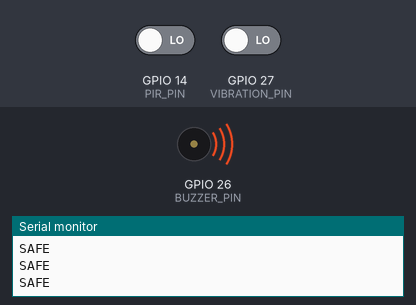
The sketch below on a simulated ESP32. Parts: buzzer (waves = sounding, pin HIGH), the last lines printed to the serial monitor. Inputs (shaded band) come from the test bench; at power-on: GPIO 14 (PIR_PIN) LOW, GPIO 27 (VIBRATION_PIN) LOW.

Above: at 1.4 s.
1.5 s: GPIO 14 (PIR_PIN) driven HIGH
At 2.0 s:
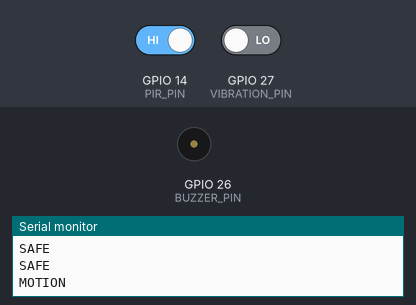
4.5 s: GPIO 27 (VIBRATION_PIN) driven HIGH
7.5 s: GPIO 14 (PIR_PIN) driven LOW
10.5 s: GPIO 27 (VIBRATION_PIN) driven LOW
At 11.2 s:
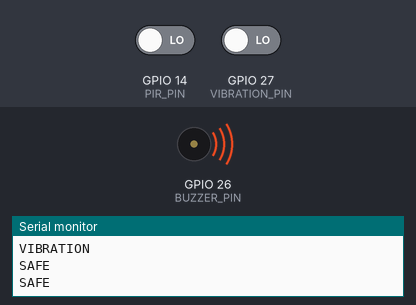
Timing chart, 0 to 13.0 s (numbered marks = the images above; inputs shaded):
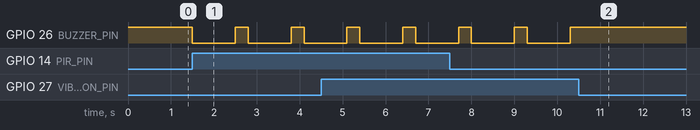

Measured:
- after the input at 1.5 s, GPIO 26 (BUZZER_PIN): alternates HIGH for 0.30 s and LOW for 1.0 s, starting at once
- after the input at 10.5 s, GPIO 26 (BUZZER_PIN): stops changing and stays HIGH

The sketch:

sketch_jul27a.ino
```cpp
// =========================================
// SMART PERSONAL DESK GUARDIAN
// ESP32
// =========================================

const int PIR_PIN = 14;
const int VIBRATION_PIN = 27;
const int BUZZER_PIN = 26;

void setup()
{
  Serial.begin(115200);

  pinMode(PIR_PIN, INPUT);
  pinMode(VIBRATION_PIN, INPUT);

  pinMode(BUZZER_PIN, OUTPUT);

  // LOW Trigger buzzer OFF
  digitalWrite(BUZZER_PIN, HIGH);

  Serial.println("ESP32_READY");
}

void loop()
{
  bool motion = digitalRead(PIR_PIN);
  bool vibration = digitalRead(VIBRATION_PIN);

  if (motion && vibration)
  {
    Serial.println("BOTH");

    digitalWrite(BUZZER_PIN, LOW);
    delay(1000);
    digitalWrite(BUZZER_PIN, HIGH);
  }

  else if (motion)
  {
    Serial.println("MOTION");

    digitalWrite(BUZZER_PIN, LOW);
    delay(1000);
    digitalWrite(BUZZER_PIN, HIGH);
  }

  else if (vibration)
  {
    Serial.println("VIBRATION");

    digitalWrite(BUZZER_PIN, LOW);
    delay(1000);
    digitalWrite(BUZZER_PIN, HIGH);
  }

  else
  {
    Serial.println("SAFE");
  }

  delay(300);
}
```
